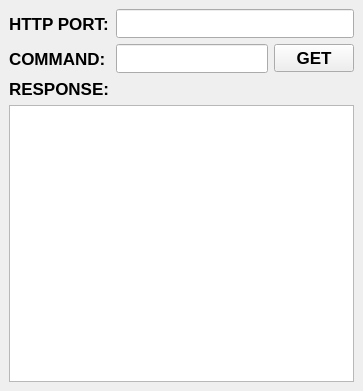
<?xml version="1.0" encoding="UTF-8"?>
<ui version="4.0">
 <class>MainWindow</class>
 <widget class="QMainWindow" name="MainWindow">
  <property name="geometry">
   <rect>
    <x>0</x>
    <y>0</y>
    <width>363</width>
    <height>391</height>
   </rect>
  </property>
  <property name="windowTitle">
   <string>Server Test</string>
  </property>
  <widget class="QWidget" name="centralwidget">
   <layout class="QGridLayout" name="gridLayout">
    <item row="3" column="0">
     <widget class="QLabel" name="label_3">
      <property name="font">
       <font>
        <pointsize>13</pointsize>
        <bold>true</bold>
       </font>
      </property>
      <property name="text">
       <string>RESPONSE:</string>
      </property>
     </widget>
    </item>
    <item row="1" column="0">
     <widget class="QLabel" name="label_2">
      <property name="font">
       <font>
        <pointsize>13</pointsize>
        <bold>true</bold>
       </font>
      </property>
      <property name="text">
       <string>COMMAND:</string>
      </property>
     </widget>
    </item>
    <item row="0" column="0">
     <widget class="QLabel" name="label">
      <property name="font">
       <font>
        <pointsize>13</pointsize>
        <bold>true</bold>
       </font>
      </property>
      <property name="text">
       <string>HTTP PORT:</string>
      </property>
     </widget>
    </item>
    <item row="1" column="1">
     <widget class="QLineEdit" name="lineEdit_2">
      <property name="font">
       <font>
        <family>Consolas</family>
        <pointsize>13</pointsize>
        <bold>false</bold>
       </font>
      </property>
     </widget>
    </item>
    <item row="0" column="1" colspan="2">
     <widget class="QLineEdit" name="lineEdit">
      <property name="font">
       <font>
        <family>Consolas</family>
        <pointsize>13</pointsize>
        <bold>false</bold>
       </font>
      </property>
     </widget>
    </item>
    <item row="4" column="0" colspan="3">
     <widget class="QTextEdit" name="textEdit">
      <property name="font">
       <font>
        <family>Consolas</family>
        <pointsize>13</pointsize>
        <bold>false</bold>
       </font>
      </property>
     </widget>
    </item>
    <item row="1" column="2">
     <widget class="QPushButton" name="pushButton">
      <property name="font">
       <font>
        <pointsize>13</pointsize>
        <bold>true</bold>
       </font>
      </property>
      <property name="text">
       <string>GET</string>
      </property>
     </widget>
    </item>
   </layout>
  </widget>
 </widget>
 <resources/>
 <connections/>
</ui>
